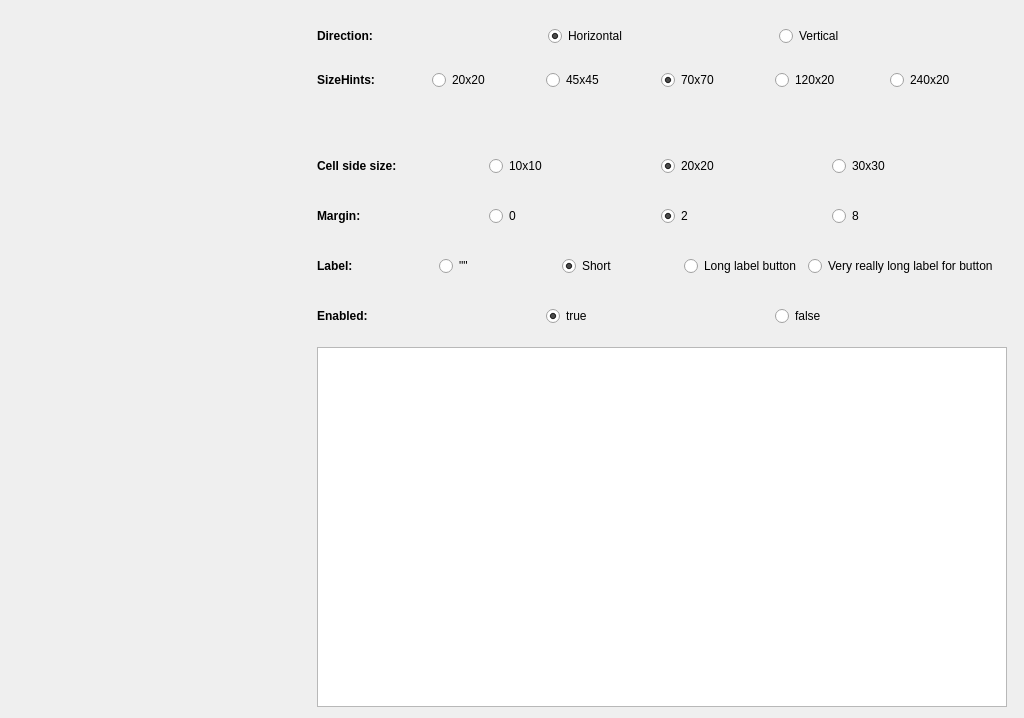
<?xml version="1.0" encoding="UTF-8"?>
<ui version="4.0">
 <class>Test_QTopMenuButton</class>
 <widget class="QWidget" name="Test_QTopMenuButton">
  <property name="geometry">
   <rect>
    <x>0</x>
    <y>0</y>
    <width>1024</width>
    <height>718</height>
   </rect>
  </property>
  <layout class="QGridLayout" name="gridLayout">
   <item row="14" column="1">
    <widget class="QWidget" name="widget_7" native="true">
     <layout class="QGridLayout" name="gridLayout_8">
      <property name="leftMargin">
       <number>0</number>
      </property>
      <item row="0" column="2">
       <widget class="QRadioButton" name="labelShort">
        <property name="text">
         <string>Short</string>
        </property>
        <property name="checked">
         <bool>true</bool>
        </property>
       </widget>
      </item>
      <item row="0" column="3">
       <widget class="QRadioButton" name="labelLong">
        <property name="text">
         <string>Long label button</string>
        </property>
       </widget>
      </item>
      <item row="0" column="1">
       <widget class="QRadioButton" name="labelEmpty">
        <property name="text">
         <string>&quot;&quot;</string>
        </property>
       </widget>
      </item>
      <item row="0" column="4">
       <widget class="QRadioButton" name="labelVeryLong">
        <property name="text">
         <string>Very really long label for button</string>
        </property>
       </widget>
      </item>
      <item row="0" column="0">
       <widget class="QLabel" name="label_7">
        <property name="font">
         <font>
          <weight>75</weight>
          <bold>true</bold>
         </font>
        </property>
        <property name="text">
         <string>Label:</string>
        </property>
       </widget>
      </item>
     </layout>
    </widget>
   </item>
   <item row="10" column="1">
    <widget class="QWidget" name="widget_5" native="true">
     <layout class="QGridLayout" name="gridLayout_6">
      <property name="leftMargin">
       <number>0</number>
      </property>
      <item row="1" column="1">
       <widget class="QRadioButton" name="cellSide10">
        <property name="text">
         <string>10x10</string>
        </property>
       </widget>
      </item>
      <item row="1" column="3">
       <widget class="QRadioButton" name="cellSide30">
        <property name="text">
         <string>30x30</string>
        </property>
       </widget>
      </item>
      <item row="1" column="2">
       <widget class="QRadioButton" name="cellSide20">
        <property name="text">
         <string>20x20</string>
        </property>
        <property name="checked">
         <bool>true</bool>
        </property>
       </widget>
      </item>
      <item row="1" column="0">
       <widget class="QLabel" name="label_5">
        <property name="font">
         <font>
          <weight>75</weight>
          <bold>true</bold>
         </font>
        </property>
        <property name="text">
         <string>Cell side size:</string>
        </property>
       </widget>
      </item>
     </layout>
    </widget>
   </item>
   <item row="0" column="0" rowspan="19">
    <widget class="QWidget" name="Content" native="true">
     <property name="minimumSize">
      <size>
       <width>300</width>
       <height>300</height>
      </size>
     </property>
     <property name="focusPolicy">
      <enum>Qt::NoFocus</enum>
     </property>
    </widget>
   </item>
   <item row="18" column="1">
    <widget class="QTextEdit" name="textEdit">
     <property name="readOnly">
      <bool>true</bool>
     </property>
     <property name="html">
      <string>&lt;!DOCTYPE HTML PUBLIC &quot;-//W3C//DTD HTML 4.0//EN&quot; &quot;http://www.w3.org/TR/REC-html40/strict.dtd&quot;&gt;
&lt;html&gt;&lt;head&gt;&lt;meta name=&quot;qrichtext&quot; content=&quot;1&quot; /&gt;&lt;style type=&quot;text/css&quot;&gt;
p, li { white-space: pre-wrap; }
&lt;/style&gt;&lt;/head&gt;&lt;body style=&quot; font-family:'Noto Sans'; font-size:10pt; font-weight:400; font-style:normal;&quot;&gt;
&lt;p style=&quot;-qt-paragraph-type:empty; margin-top:0px; margin-bottom:0px; margin-left:0px; margin-right:0px; -qt-block-indent:0; text-indent:0px;&quot;&gt;&lt;br /&gt;&lt;/p&gt;&lt;/body&gt;&lt;/html&gt;</string>
     </property>
    </widget>
   </item>
   <item row="12" column="1">
    <widget class="QWidget" name="widget_6" native="true">
     <layout class="QGridLayout" name="gridLayout_7">
      <property name="leftMargin">
       <number>0</number>
      </property>
      <item row="0" column="2">
       <widget class="QRadioButton" name="margin2">
        <property name="text">
         <string>2</string>
        </property>
        <property name="checked">
         <bool>true</bool>
        </property>
       </widget>
      </item>
      <item row="0" column="1">
       <widget class="QRadioButton" name="margin0">
        <property name="text">
         <string>0</string>
        </property>
       </widget>
      </item>
      <item row="0" column="3">
       <widget class="QRadioButton" name="margin8">
        <property name="text">
         <string>8</string>
        </property>
       </widget>
      </item>
      <item row="0" column="0">
       <widget class="QLabel" name="label_6">
        <property name="font">
         <font>
          <weight>75</weight>
          <bold>true</bold>
         </font>
        </property>
        <property name="text">
         <string>Margin:</string>
        </property>
       </widget>
      </item>
     </layout>
    </widget>
   </item>
   <item row="16" column="1">
    <widget class="QWidget" name="widget_8" native="true">
     <layout class="QGridLayout" name="gridLayout_9">
      <property name="leftMargin">
       <number>0</number>
      </property>
      <item row="0" column="0">
       <widget class="QLabel" name="label_8">
        <property name="font">
         <font>
          <weight>75</weight>
          <bold>true</bold>
         </font>
        </property>
        <property name="text">
         <string>Enabled:</string>
        </property>
       </widget>
      </item>
      <item row="0" column="1">
       <widget class="QRadioButton" name="enabledTrue">
        <property name="text">
         <string>true</string>
        </property>
        <property name="checked">
         <bool>true</bool>
        </property>
       </widget>
      </item>
      <item row="0" column="2">
       <widget class="QRadioButton" name="enabledFalse">
        <property name="text">
         <string>false</string>
        </property>
       </widget>
      </item>
     </layout>
    </widget>
   </item>
   <item row="1" column="1" colspan="2">
    <widget class="QWidget" name="widget" native="true">
     <layout class="QGridLayout" name="gridLayout_2">
      <property name="leftMargin">
       <number>0</number>
      </property>
      <item row="0" column="1">
       <widget class="QRadioButton" name="Horizontal">
        <property name="text">
         <string>Horizontal</string>
        </property>
        <property name="checked">
         <bool>true</bool>
        </property>
       </widget>
      </item>
      <item row="0" column="2">
       <widget class="QRadioButton" name="Vertical">
        <property name="text">
         <string>Vertical</string>
        </property>
       </widget>
      </item>
      <item row="0" column="0">
       <widget class="QLabel" name="label">
        <property name="sizePolicy">
         <sizepolicy hsizetype="Preferred" vsizetype="Fixed">
          <horstretch>0</horstretch>
          <verstretch>0</verstretch>
         </sizepolicy>
        </property>
        <property name="font">
         <font>
          <weight>75</weight>
          <bold>true</bold>
         </font>
        </property>
        <property name="text">
         <string>Direction:</string>
        </property>
       </widget>
      </item>
     </layout>
    </widget>
   </item>
   <item row="2" column="1">
    <widget class="QWidget" name="widget_2" native="true">
     <layout class="QGridLayout" name="gridLayout_3">
      <property name="leftMargin">
       <number>0</number>
      </property>
      <item row="0" column="2">
       <widget class="QRadioButton" name="sizeHint2x2">
        <property name="text">
         <string>45x45</string>
        </property>
       </widget>
      </item>
      <item row="0" column="1">
       <widget class="QRadioButton" name="sizeHint1x1">
        <property name="text">
         <string>20x20</string>
        </property>
       </widget>
      </item>
      <item row="0" column="0">
       <widget class="QLabel" name="label_2">
        <property name="font">
         <font>
          <weight>75</weight>
          <bold>true</bold>
         </font>
        </property>
        <property name="text">
         <string>SizeHints: </string>
        </property>
       </widget>
      </item>
      <item row="0" column="3">
       <widget class="QRadioButton" name="sizeHint3x3">
        <property name="text">
         <string>70x70</string>
        </property>
        <property name="checked">
         <bool>true</bool>
        </property>
       </widget>
      </item>
      <item row="0" column="4">
       <widget class="QRadioButton" name="sizeHint5x1">
        <property name="text">
         <string>120x20</string>
        </property>
       </widget>
      </item>
      <item row="0" column="5">
       <widget class="QRadioButton" name="sizeHint10x1">
        <property name="text">
         <string>240x20</string>
        </property>
       </widget>
      </item>
     </layout>
    </widget>
   </item>
  </layout>
 </widget>
 <tabstops>
  <tabstop>Content</tabstop>
  <tabstop>Horizontal</tabstop>
  <tabstop>Vertical</tabstop>
  <tabstop>sizeHint1x1</tabstop>
  <tabstop>sizeHint2x2</tabstop>
  <tabstop>sizeHint3x3</tabstop>
  <tabstop>sizeHint5x1</tabstop>
  <tabstop>sizeHint10x1</tabstop>
  <tabstop>cellSide10</tabstop>
  <tabstop>cellSide20</tabstop>
  <tabstop>cellSide30</tabstop>
  <tabstop>margin0</tabstop>
  <tabstop>margin2</tabstop>
  <tabstop>margin8</tabstop>
  <tabstop>labelEmpty</tabstop>
  <tabstop>labelShort</tabstop>
  <tabstop>labelLong</tabstop>
  <tabstop>labelVeryLong</tabstop>
  <tabstop>enabledTrue</tabstop>
  <tabstop>enabledFalse</tabstop>
  <tabstop>textEdit</tabstop>
 </tabstops>
 <resources/>
 <connections/>
</ui>
